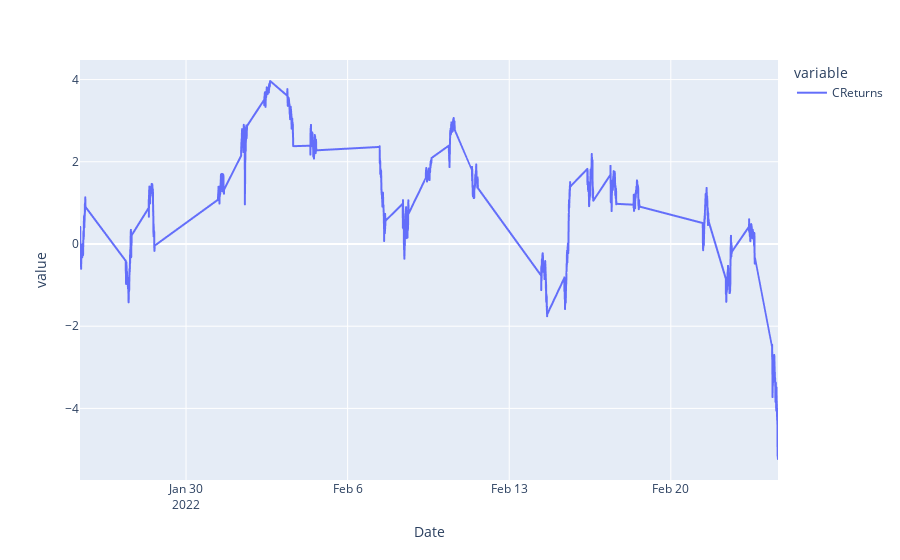
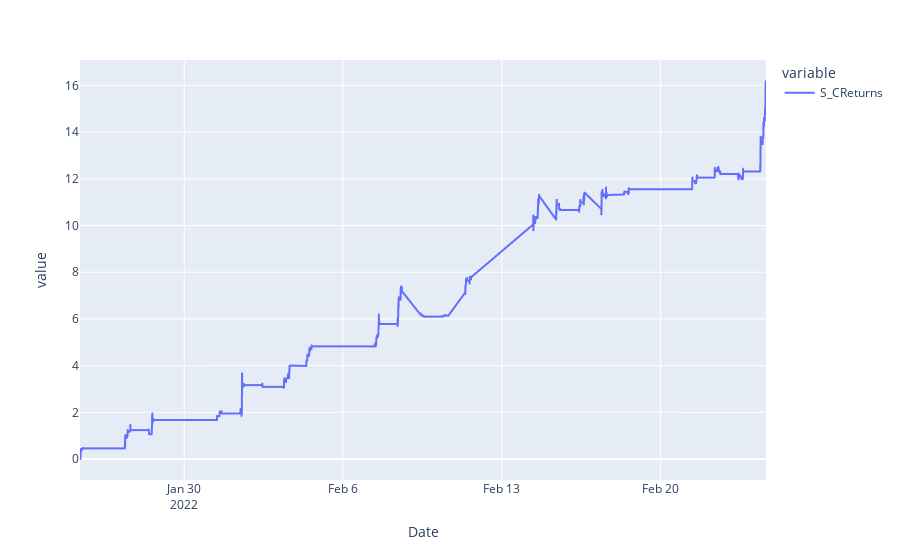

Here is the notebook cell these charts were saved with, in order:
### Code cell
pxline(df['CReturns'])
pxline(df['S_CReturns'])

### Figure 1 — Plotly figure (JSON) as saved in the notebook; plotly's stock layout.template omitted (floating-point values rounded to 4 significant figures; data arrays with more than 128 entries replaced by an {"elided": "..."} marker saying what was removed)
{"data": [{"hovertemplate": "variable=CReturns<br>Date=%{x}<br>value=%{y}<extra></extra>", "legendgroup": "CReturns", "line": {"color": "#636efa", "dash": "solid"}, "marker": {"symbol": "circle"}, "mode": "lines", "name": "CReturns", "showlegend": true, "type": "scattergl", "x": {"elided": "2740 str values"}, "xaxis": "x", "y": {"elided": "2740 float values"}, "yaxis": "y"}], "layout": {"autosize": true, "legend": {"title": {"text": "variable"}, "tracegroupgap": 0}, "margin": {"t": 60}, "xaxis": {"anchor": "y", "autorange": true, "domain": [0, 1], "range": ["2022-01-25 09:45", "2022-02-24 15:27"], "title": {"text": "Date"}, "type": "date"}, "yaxis": {"anchor": "x", "autorange": true, "domain": [0, 1], "range": [-5.742, 4.476], "title": {"text": "value"}, "type": "linear"}}}

### Figure 2 — Plotly figure (JSON) as saved in the notebook; plotly's stock layout.template omitted (floating-point values rounded to 4 significant figures; data arrays with more than 128 entries replaced by an {"elided": "..."} marker saying what was removed)
{"data": [{"hovertemplate": "variable=S_CReturns<br>Date=%{x}<br>value=%{y}<extra></extra>", "legendgroup": "S_CReturns", "line": {"color": "#636efa", "dash": "solid"}, "marker": {"symbol": "circle"}, "mode": "lines", "name": "S_CReturns", "showlegend": true, "type": "scattergl", "x": {"elided": "2740 str values"}, "xaxis": "x", "y": {"elided": "2740 float values"}, "yaxis": "y"}], "layout": {"autosize": true, "legend": {"title": {"text": "variable"}, "tracegroupgap": 0}, "margin": {"t": 60}, "xaxis": {"anchor": "y", "autorange": true, "domain": [0, 1], "range": ["2022-01-25 09:45", "2022-02-24 15:27"], "title": {"text": "Date"}, "type": "date"}, "yaxis": {"anchor": "x", "autorange": true, "domain": [0, 1], "range": [-0.8995, 17.09], "title": {"text": "value"}, "type": "linear"}}}
